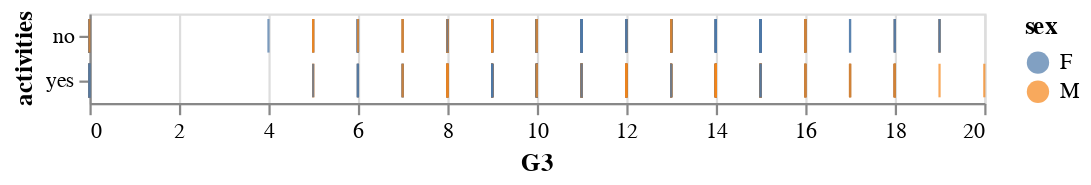

Source (notebook cell):
### Code cell
alt.Chart(data).mark_tick().encode(
    x='G3',
    y='activities:N',
    color='sex:N'
    
)

### Figure 1 — Vega-Lite specification as saved in the notebook (floating-point values rounded to 4 significant figures; data arrays with more than 128 entries replaced by an {"elided": "..."} marker saying what was removed)
{"config": {"view": {"continuousWidth": 400, "continuousHeight": 300}}, "data": {"name": "data-e915ea558f4356374e17cc933ebec282"}, "mark": "tick", "encoding": {"color": {"type": "nominal", "field": "sex"}, "x": {"type": "quantitative", "field": "G3"}, "y": {"type": "nominal", "field": "activities"}}, "$schema": "https://vega.github.io/schema/vega-lite/v4.8.1.json", "datasets": {"data-e915ea558f4356374e17cc933ebec282": {"elided": "395 records"}}}
